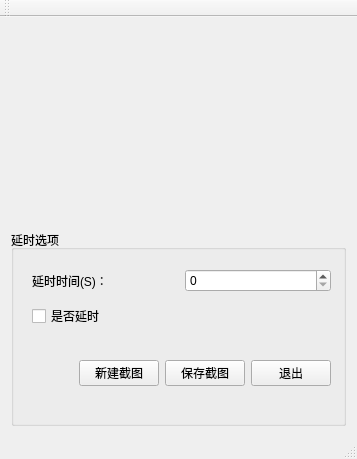
<?xml version="1.0" encoding="UTF-8"?>
<ui version="4.0">
 <class>MainWindow</class>
 <widget class="QMainWindow" name="MainWindow">
  <property name="geometry">
   <rect>
    <x>0</x>
    <y>0</y>
    <width>357</width>
    <height>459</height>
   </rect>
  </property>
  <property name="windowTitle">
   <string>MainWindow</string>
  </property>
  <widget class="QWidget" name="centralWidget">
   <layout class="QGridLayout" name="gridLayout">
    <item row="0" column="0">
     <layout class="QVBoxLayout" name="verticalLayout_2">
      <item>
       <widget class="QLabel" name="scrennLabel">
        <property name="text">
         <string/>
        </property>
       </widget>
      </item>
      <item>
       <widget class="QGroupBox" name="groupBox">
        <property name="title">
         <string>延时选项</string>
        </property>
        <widget class="QWidget" name="">
         <property name="geometry">
          <rect>
           <x>10</x>
           <y>22</y>
           <width>321</width>
           <height>151</height>
          </rect>
         </property>
         <layout class="QVBoxLayout" name="verticalLayout">
          <item>
           <layout class="QHBoxLayout" name="horizontalLayout">
            <item>
             <widget class="QLabel" name="label_2">
              <property name="text">
               <string>延时时间(S)：</string>
              </property>
             </widget>
            </item>
            <item>
             <widget class="QSpinBox" name="spinBox"/>
            </item>
           </layout>
          </item>
          <item>
           <widget class="QCheckBox" name="checkBox">
            <property name="text">
             <string>是否延时</string>
            </property>
           </widget>
          </item>
          <item>
           <spacer name="horizontalSpacer_2">
            <property name="orientation">
             <enum>Qt::Horizontal</enum>
            </property>
            <property name="sizeHint" stdset="0">
             <size>
              <width>248</width>
              <height>20</height>
             </size>
            </property>
           </spacer>
          </item>
          <item>
           <layout class="QHBoxLayout" name="horizontalLayout_2">
            <item>
             <spacer name="horizontalSpacer">
              <property name="orientation">
               <enum>Qt::Horizontal</enum>
              </property>
              <property name="sizeHint" stdset="0">
               <size>
                <width>28</width>
                <height>20</height>
               </size>
              </property>
             </spacer>
            </item>
            <item>
             <widget class="QPushButton" name="pushButton">
              <property name="text">
               <string>新建截图</string>
              </property>
             </widget>
            </item>
            <item>
             <widget class="QPushButton" name="savePictureButton">
              <property name="text">
               <string>保存截图</string>
              </property>
             </widget>
            </item>
            <item>
             <widget class="QPushButton" name="pushButton_3">
              <property name="text">
               <string>退出</string>
              </property>
             </widget>
            </item>
           </layout>
          </item>
         </layout>
        </widget>
       </widget>
      </item>
     </layout>
    </item>
   </layout>
  </widget>
  <widget class="QMenuBar" name="menuBar">
   <property name="geometry">
    <rect>
     <x>0</x>
     <y>0</y>
     <width>357</width>
     <height>23</height>
    </rect>
   </property>
  </widget>
  <widget class="QToolBar" name="mainToolBar">
   <attribute name="toolBarArea">
    <enum>TopToolBarArea</enum>
   </attribute>
   <attribute name="toolBarBreak">
    <bool>false</bool>
   </attribute>
  </widget>
  <widget class="QStatusBar" name="statusBar"/>
 </widget>
 <layoutdefault spacing="6" margin="11"/>
 <resources/>
 <connections>
  <connection>
   <sender>pushButton_3</sender>
   <signal>clicked()</signal>
   <receiver>MainWindow</receiver>
   <slot>close()</slot>
   <hints>
    <hint type="sourcelabel">
     <x>323</x>
     <y>389</y>
    </hint>
    <hint type="destinationlabel">
     <x>368</x>
     <y>229</y>
    </hint>
   </hints>
  </connection>
 </connections>
</ui>
